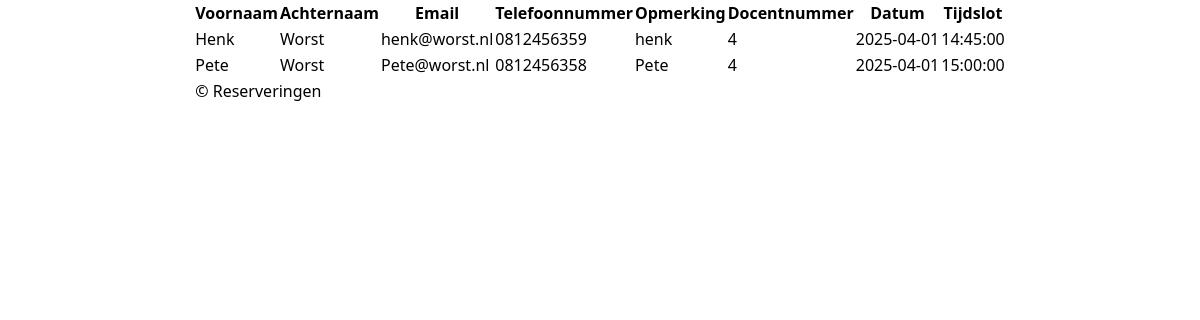
Page /overview.php (signed in) on the earlier database version.
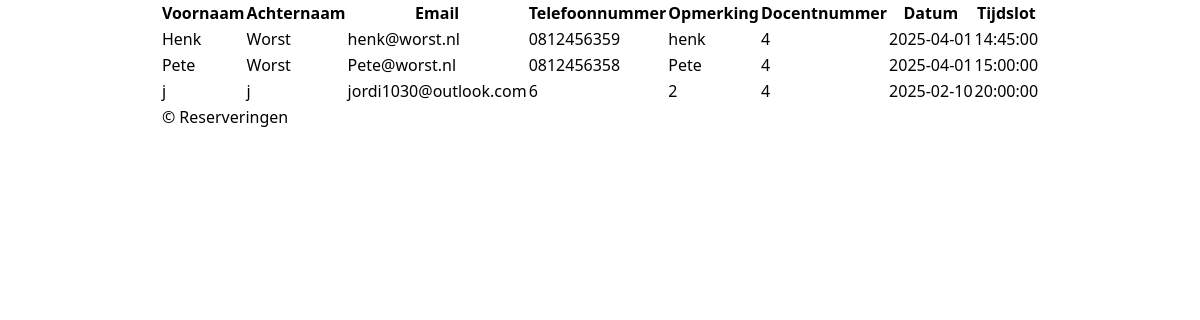
Same page on the later database version.
### tables this page shows
CREATE TABLE `reservations` (
                                `id` int NOT NULL,
                                `first_name` varchar(50) NOT NULL,
                                `last_name` varchar(50) NOT NULL,
                                `email` varchar(256) NOT NULL,
                                `phone_number` varchar(20) NOT NULL,
                                `comment` varchar(1000) NOT NULL,
                                `user_id` int NOT NULL,
                                `date` date NOT NULL,
                                `time_slot` time NOT NULL
);

### overview.php (the view, shortened to what this page needs)
<?php
$id = $_SESSION['id'];
require_once "includes/database.php";
$query = "SELECT * FROM reservations WHERE user_id = $id";
$result = mysqli_query($db, $query)
or die('Error '.mysqli_error($db).' with query '.$query);
$reservations = [];
while($row = mysqli_fetch_assoc($result)) {
    $reservations[] = $row;
}
?>
<!doctype html>
<html lang="en">
<head>
    <link href="output.css" rel="stylesheet">
    <body>
        <main>
            <section class="section">
                <table class="table mx-auto">
                    <thead>
                    <tr>
                        <th>Voornaam</th>
                        <th>Achternaam</th>
                        <th>Email</th>
                        <th>Telefoonnummer</th>
                        <th>Opmerking</th>
                        <th>Docentnummer</th>
                        <th>Datum</th>
                        <th>Tijdslot</th>
                    </tr>
                    </thead>
                    <tfoot>
                    <tr>
                        <td colspan="8">&copy; Reserveringen</td>
                    </tr>
                    </tfoot>
                    <tbody>
                    <?php
                    for ($i = 0; $i < count($reservations); $i++) {
                        echo '<tr>';
                        echo "<td>" . htmlentities($reservations[$i]['first_name']) . "</td>";
                        echo "<td>" . htmlentities($reservations[$i]['last_name']) . "</td>";
                        echo "<td>" . htmlentities($reservations[$i]['email']) . "</td>";
                        echo "<td>" . htmlentities($reservations[$i]['phone_number']) . "</td>";
                        echo "<td>" . htmlentities($reservations[$i]['comment']) . "</td>";
                        echo "<td>" . htmlentities($reservations[$i]['user_id']) . "</td>";
                        echo "<td>" . htmlentities($reservations[$i]['date']) . "</td>";
                        echo "<td>" . htmlentities($reservations[$i]['time_slot']) . "</td>";
                        echo '</tr>';
                    }
                    ?>
                    </tbody>
                </table>
            </section>
        </main>
    </body>

Differences in the rows shown:
added reservations: first_name "j", last_name "j", email "jordi1030@outlook.com", phone_number "6", comment "2", user "4", date "2025-02-10", time_slot "20:00:00"
